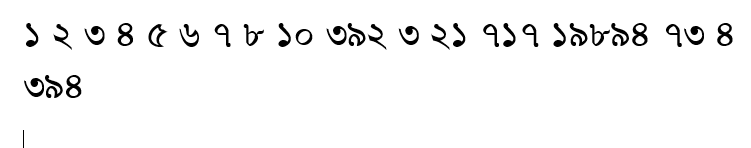
#> input picture check_font/sample2/number.png, 751 x 148 px, found by its file name
$ python text.py   (older library calls are emulated)
#> lines starting #> are read from the running program, lines starting #| are printed output that depends on the picture; after the words box and inside, x2 and y2 are one past the last pixel; in counts of white or black regions, pixels touching at a corner belong together
import cv2

image = cv2.imread("number.png")
#> image is the input picture: shape (148, 751, 3); min 0, max 255, mean 245.3
gray = cv2.cvtColor(image,cv2.COLOR_BGR2GRAY)
_,thresh = cv2.threshold(gray,70,255,cv2.THRESH_BINARY_INV)
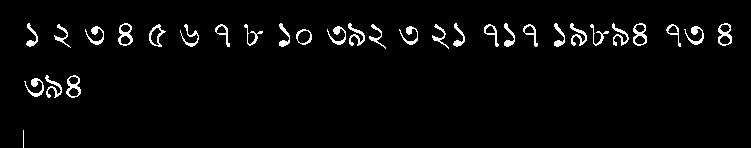
#> thresh: shape (148, 751); 3.2% white in thin lines or dots, all inside (x1, y1, x2, y2) = (23, 23, 732, 148)
kernel = cv2.getStructuringElement(cv2.MORPH_CROSS,(3,3))
dilated = cv2.dilate(thresh,kernel,iterations = 13)
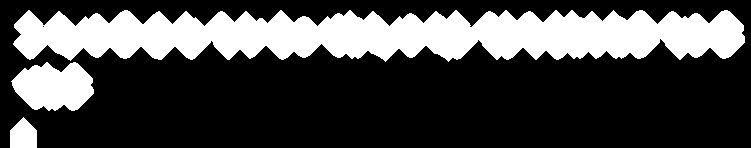
#> dilated: shape (148, 751); 28% white; 3 white regions
_,contours, hierarchy = cv2.findContours(dilated,cv2.RETR_EXTERNAL,cv2.CHAIN_APPROX_NONE)
#> contours = 3 contours; box (x1, y1, x2, y2) and area: (13, 10, 745, 62) 26718, (11, 62, 94, 111) 2871, (10, 117, 37, 148) 611


i=5
for contour in contours:

    [x,y,w,h] = cv2.boundingRect(contour)


    if h>150 and w>150:
        continue


    if h<40 or w<40:
        continue


    cv2.imwrite(str(i)+".jpg",image[y:y+h,x:x+h])
    i=i+1
#> this loop made 3 passes
#> (x, y, w, h, i) on passes 2 to 3: (11, 62, 83, 49, 6), (13, 10, 732, 52, 7)
#> (x, y, w, h) on pass 1: (10, 117, 27, 31)
#> pass 2, `cv2.imwrite(str(i)+".jpg",image[y:y+h,x:x+h])`:
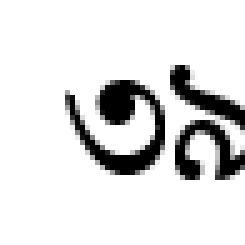
#> saved as 5.jpg: shape (49, 49, 3) (shown 5 times larger); min 0, max 255, mean 222.9
#> after the loop, i = 7

$ run again, with check_font/sample2/srk.jpg saved as check_font/sample2/number.png
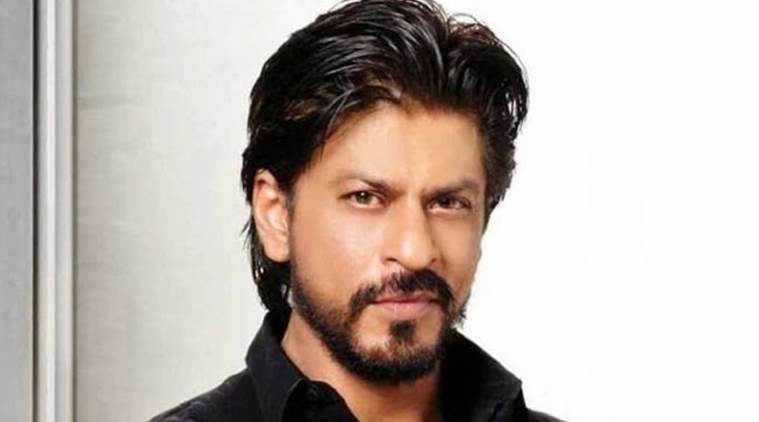
#> input picture check_font/sample2/srk.jpg, 759 x 422 px, found by its file name
#> image is the input picture: shape (422, 759, 3); mean B, G, R 172.5, 179.3, 189.4
#> `_,thresh = cv2.threshold(gray,70,255,cv2.THRESH_BINARY_INV)`:
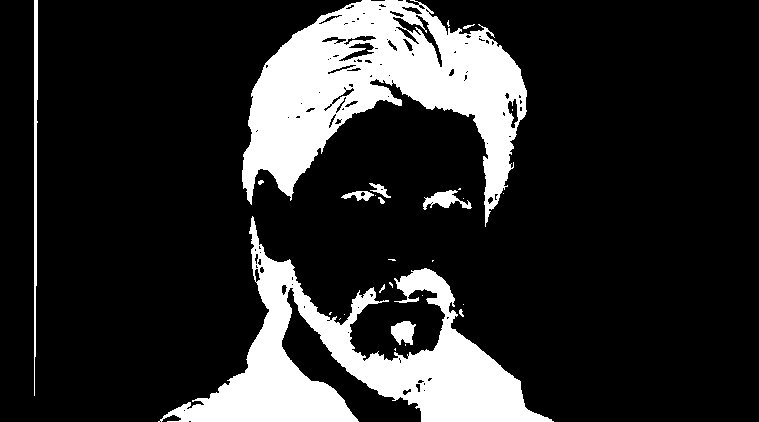
#> thresh: shape (422, 759); 17.5% white; 28 white regions (16 under 20 px), largest, box (x1, y1, x2, y2) and area: (242, 0, 527, 227) 28979, (158, 216, 554, 422) 24659, (34, 0, 38, 396) 1141
#> dilated: shape (422, 759); 31.9% white; 3 white regions
#> contours = 3 contours; box (x1, y1, x2, y2) and area: (145, 0, 567, 422) 87674, (21, 0, 51, 409) 11182, (328, 170, 404, 217) 2114
#> the loop `for contour in contours: ` made 3 passes
#> (x, y, w, h) on passes 2 to 3: (145, 0, 422, 422), (21, 0, 30, 409)
#> pass 1, `cv2.imwrite(str(i)+".jpg",image[y:y+h,x:x+h])`:
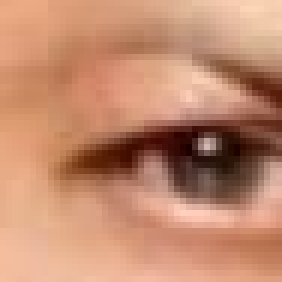
#> saved as 5.jpg: shape (47, 47, 3) (shown 6 times larger); mean B, G, R 110.7, 138.6, 194.4
#> after the loop `for contour in contours:`: i = 6
